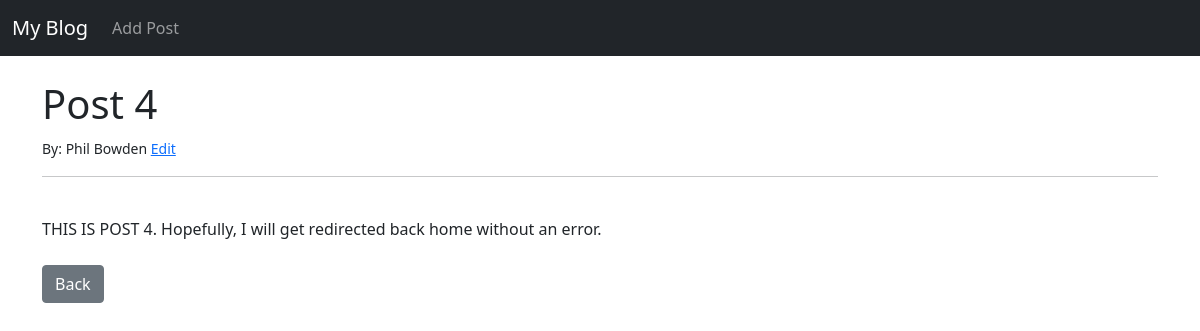
Screenshot of /article/4 with the database file from the repository.
### blogoramma/models.py (models this page shows, shortened)
class Post(models.Model):
	title = models.CharField(max_length = 255)
	title_tag = models.CharField(max_length = 255)
	author = models.ForeignKey(User, on_delete=models.CASCADE)
	body = models.TextField()

### blogoramma/views.py (the view)
# urls.py: path('article/<int:pk>', ArticleDetailView.as_view(), name='article-detail'),
class ArticleDetailView(DetailView):
    model = Post
    template_name = 'article_details.html'

### blogoramma/templates/article_details.html (shortened to what this page needs)
{% extends 'base.html' %}
{% block content %}
<h1>{{ post.title }}</h1>
<small>By: {{ post.author.first_name }}
{{ post.author.last_name }} <a href="{% url 'update_post' post.pk %}">Edit</a></small><br/>
<hr>
<br/>
{{ post.body }}
<br/><br/>
<a href="{% url 'home' %}" class="btn btn-secondary">Back</a>
{% endblock %}

### rows the page displays
Post: title "Post 4", author.first_name "Phil", author.last_name "Bowden", body "THIS IS POST 4. Hopefully, I will get redirected back home without an error."
